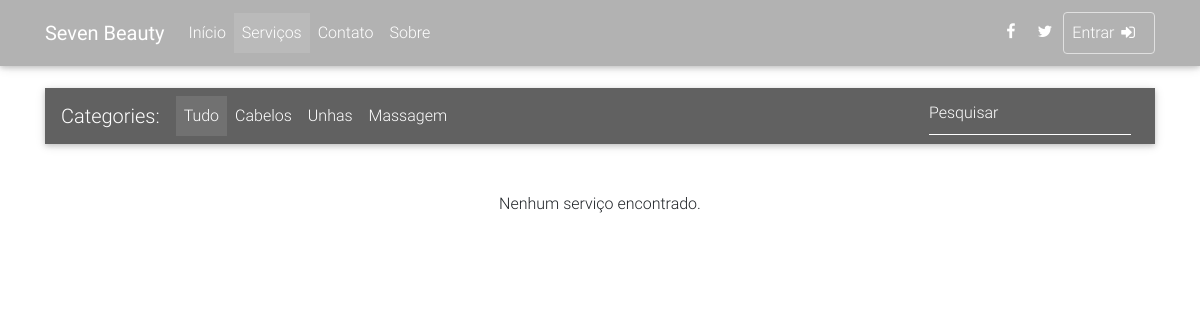
The app's page /services.php, older data.
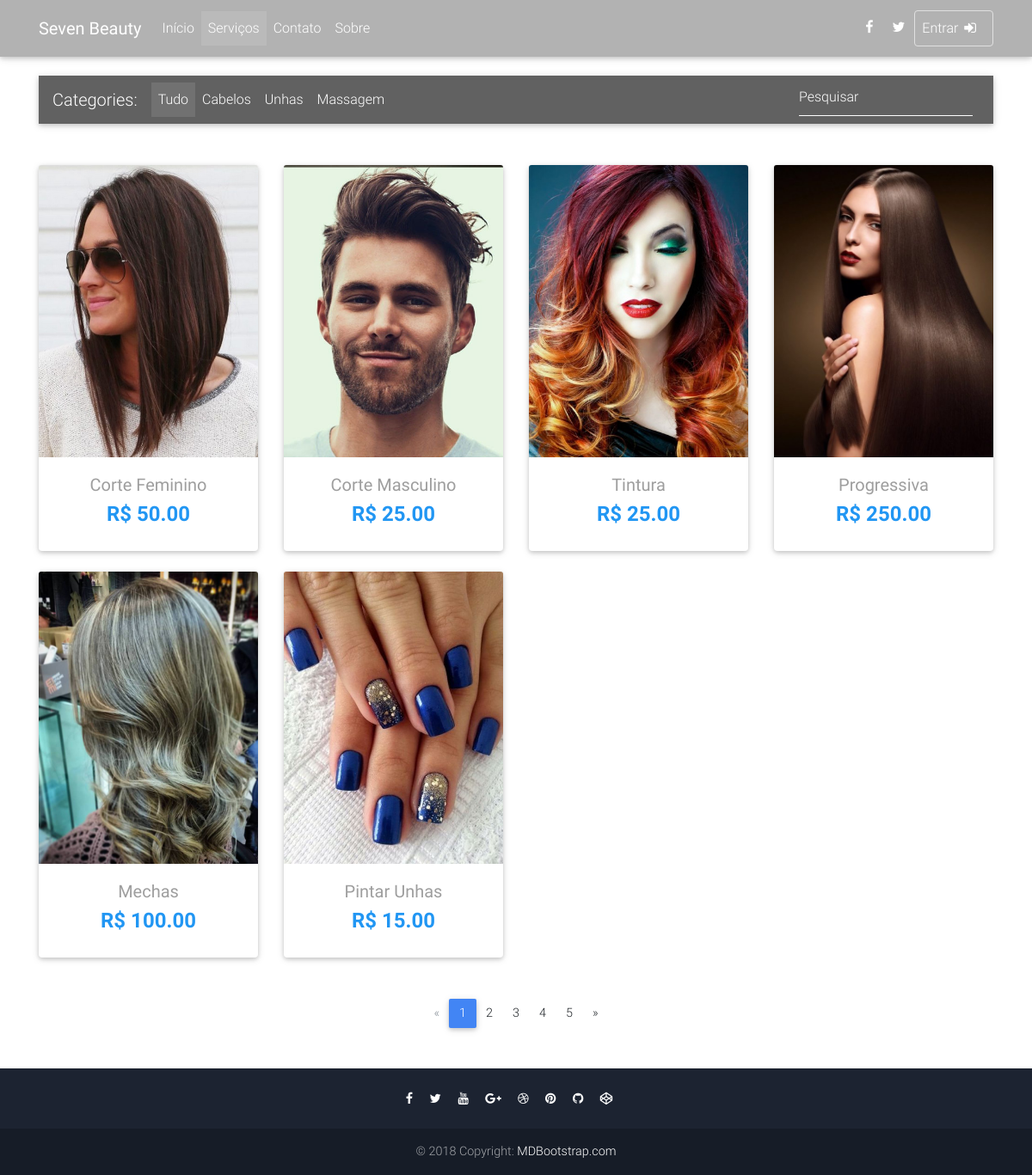
The same page, newer data.
### tables this page shows
CREATE TABLE `servicos` (
  `id` bigint(20) UNSIGNED NOT NULL,
  `nome` varchar(100) NOT NULL,
  `id_categoria_servico` bigint(20) UNSIGNED NOT NULL,
  `preco` decimal(7,2) NOT NULL,
  `duracao` int(11) NOT NULL,
  `ativo` tinyint(1) NOT NULL
);

### dao/DBConnection.php (called while the page is built, shortened)
<?php
Class DBConnection{
	private $database = 'seven_beauty';
	private $host = 'localhost';
	private $user = 'root';
	private $pass = '';
	private $link;
	function connect(){
		$this->link = mysqli_connect($this->host, $this->user, $this->pass);
		mysqli_select_db($this->link, $this->database);
		return TRUE;
	}
	function query($query){
		return mysqli_query($this->link, $query) ;
	}
	function selectOne($query){
		$result = $this->selectMultiple($query);
		if($result){
			$result = mysqli_fetch_array($result);
		}
		return $result;
	}
	function selectMultiple($query){
		return $this->query($query);
	}
}

### dao/Dao.php (called while the page is built, shortened)
<?php
class Dao {
	protected $db;
	protected $nome_tabela;
	function __construct($nome_tabela){
		$this->db = new DBConnection();
		$this->nome_tabela = $nome_tabela;
	}
	function buscaPorPropriedade($propriedade, $valor){
		return "SELECT * FROM ".$this->nome_tabela." WHERE ".$propriedade ." = '".$valor."';";
	}
	function buscaAtivos(){
		$query = $this->buscaPorPropriedade("ativo", VERDADEIRO);
		$result = $this->db->selectMultiple($query);
		if($result){
			$num_rows = mysqli_num_rows($result);
			$ativos = [];
			for($i=0; $i < $num_rows; $i++){
	            $row = mysqli_fetch_array($result);
	            array_push($ativos, $this->fetchObjeto($row));
	        }
	        return $ativos;
    	}
		return FALSO;
	}
	function buscaById($id){
		$query = "SELECT * FROM ".$this->nome_tabela." WHERE id = ".$id.";";
		$result = $this->db->selectOne($query);
		if($result){
			return $this->fetchObjeto($result);
		}
		return FALSE;
	}
}

### dao/ServicoDao.php (called while the page is built, shortened)
<?php
class ServicoDao extends Dao {
	function fetchObjeto($row){
		$id = $row['id'];
		$nome = $row['nome'];
		$cat_class = new CategoriaServicoDao();
		$categoria_servico = $cat_class->buscaById($row['id_categoria_servico']);
		$preco = $row['preco'];
		$duracao = $row['duracao'];
		$ativo = $row['ativo'];
		return new Servico($id, $nome, $categoria_servico, $preco, $duracao, $ativo);
	}
}

### dao/CategoriaServicoDao.php (called while the page is built, shortened)
<?php
class CategoriaServicoDao extends Dao {
	function fetchObjeto($row){
		$id = $row['id'];
		$nome = stripslashes($row['nome']);
		return new CategoriaServico($id, $nome);
	}
}

### model/Servico.php (called while the page is built, shortened)
<?php
class Servico {
	private $id;
	private $nome;
	private $preco;
	function __construct($id, $nome, $categoria, $preco, $duracao, $ativo){
		$this->id = $id;
		$this->nome = $nome;
		$this->preco = $preco;
	}
	function getId(){
		return $this->id;
	}
	function getNome(){
		return $this->nome;
	}
	function getPreco(){
		return $this->preco;
	}
}

### services.php (the view, shortened to what this page needs)
<!DOCTYPE html>
<html lang="en">
<head>
  <?php
  require_once("head.php");
  ?>
</head>
<body>
  <?php require_once("navbar.php") ?>
  <br><br><br>
  <main >
    <div class="container">
      <nav class="navbar navbar-expand-lg navbar-dark grey darken-2 mt-3 mb-5">
        <span class="navbar-brand">Categories:</span>
        <div class="collapse navbar-collapse" id="basicExampleNav">
          <ul class="navbar-nav mr-auto">
            <li class="nav-item active">
              <a class="nav-link" href="#">Tudo
              </a>
            </li>
            <li class="nav-item">
              <a class="nav-link" href="#">Cabelos</a>
            </li>
            <li class="nav-item">
              <a class="nav-link" href="#">Unhas</a>
            </li>
            <li class="nav-item">
              <a class="nav-link" href="#">Massagem</a>
            </li>
          </ul>
          <form class="form-inline">
            <div class="md-form my-0">
              <input class="form-control mr-sm-2" type="text" placeholder="Pesquisar" aria-label="Search">
            </div>
          </form>
        </div>
      </nav>
      <section class="text-center mb-4">
        <?php
          $dao = new ServicoDao();
          $servicos = $dao->buscaAtivos();
          $size = count($servicos);
          if($size <= 0) {
            echo "Nenhum serviço encontrado.";
            die();
          }
          $count = 1;
          foreach($servicos as $servico):
        ?>
          <?php if($count%4 == 1): ?>
          <div class="row wow fadeIn">
          <?php endif; ?>
              <div class="col-lg-3 col-md-6 mb-4">
                <div class="card">
                  <div class="view overlay">
                    <div class="card-img-top" alt="" style="background-image: url('img/beauty/services/service<?php echo $servico->getId(); ?>.jpg');"></div>
                  </div>
                  <div class="card-body text-center">
                    <a href="" class="grey-text">
                      <h5><?php echo $servico->getNome(); ?></h5>
                    </a>
                    <h4 class="font-weight-bold blue-text">
                      <strong>R$ <?php echo $servico->getPreco(); ?></strong>
                    </h4>
                  </div>
                </div>
              </div>
        <?php if($count%4 == 0): ?>
        </div>
        <?php endif; ?>
        <?php
            $count++;
          endforeach;
        ?>
      </section>
      <nav class="d-flex justify-content-center wow fadeIn">
        <ul class="pagination pg-blue">
          <li class="page-item disabled">
            <a class="page-link" href="#" aria-label="Previous">
              <span aria-hidden="true">&laquo;</span>
            </a>
          </li>
          <li class="page-item active">
            <a class="page-link" href="#">1
            </a>
          </li>
          <li class="page-item">
            <a class="page-link" href="#">2</a>
          </li>
          <li class="page-item">
            <a class="page-link" href="#">3</a>
          </li>
          <li class="page-item">
            <a class="page-link" href="#">4</a>
          </li>
          <li class="page-item">
            <a class="page-link" href="#">5</a>
          </li>
          <li class="page-item">
            <a class="page-link" href="#" aria-label="Next">
              <span aria-hidden="true">&raquo;</span>
            </a>
          </li>
        </ul>
      </nav>
    </div>
  </main>
  <?php require_once("footer.php") ?>
</body>
</html>

### head.php (shortened to what this page needs)
<link rel="stylesheet" href="https://maxcdn.bootstrapcdn.com/font-awesome/4.7.0/css/font-awesome.min.css">
<link href="css/bootstrap.min.css" rel="stylesheet">
<link href="css/mdb.min.css" rel="stylesheet">
<link href="css/style.min.css" rel="stylesheet">

### navbar.php (shortened to what this page needs)
<nav class="navbar fixed-top navbar-expand-lg navbar-dark scrolling-navbar">
  <div class="container">
    <a class="navbar-brand" href="<?php echo HOME ?>">
      <strong>Seven Beauty</strong>
    </a>
    <div class="collapse navbar-collapse" id="navbarSupportedContent">
      <?php
        $paginaLink = basename($_SERVER['SCRIPT_NAME']);
        $active = "";
      ?>
      <ul class="navbar-nav mr-auto">
        <li class="nav-item<?php echo $active ?>">
        <?php $active = ""; ?>
          <a class="nav-link" href="<?php echo ROUTE.HOME ?>">Início</a>
        </li>
        <?php
          if(!strcasecmp($paginaLink, SERVICES)) $active = " active";
        ?>
        <li class="nav-item <?php echo $active ?>">
        <?php $active = ""; ?>
          <a class="nav-link" href="<?php echo ROUTE.SERVICES ?>">Serviços</a>
        </li>
        <li class="nav-item<?php echo $active ?>">
        <?php $active = ""; ?>
          <a class="nav-link" href="<?php echo ROUTE.CONTACT ?>">Contato</a>
        </li>
        <li class="nav-item<?php echo $active ?>">
          <a class="nav-link" href="<?php echo ABOUT ?>" >Sobre</a>
        </li>
      </ul>
      <ul class="navbar-nav nav-flex-icons">
        <li class="nav-item">
          <a href="https://www.facebook.com/" class="nav-link" target="_blank">
            <i class="fa fa-facebook"></i>
          </a>
        </li>
        <li class="nav-item">
          <a href="https://twitter.com/" class="nav-link" target="_blank">
            <i class="fa fa-twitter"></i>
          </a>
        </li>
        <?php
          if(isset($_SESSION['logged']) && !strcmp($_SESSION['logged'], VERDADEIRO) && isset($_SESSION['current_user'])):
        ?>
          <div class="btn-group nav-item">
            <a  class="nav-link border border-light rounded dropdown-toggle" data-toggle="dropdown" aria-haspopup="false" aria-expanded="false">Bem Vindo, <?php echo $_SESSION['current_user'] ?></a>
            <div class="dropdown-menu">
              <a class="dropdown-item" href="#">Minha conta</a>
              <div class="dropdown-divider"></div>
              <a class="dropdown-item" href="<?php echo LOGOUT ?>">Sair</a>
            </div>
          </div>
          <?php
            else:
          ?>
            <li class="nav-item">
              <a href="<?php echo LOGIN ?>" class="nav-link border border-light rounded">
                Entrar <i class="fa fa-sign-in mr-2"></i>
              </a>
            </li>
          <?php
            endif;
          ?>
      </ul>
    </div>
  </div>
</nav>

### footer.php
<footer class="page-footer text-center font-small mt-4 wow fadeIn">
  <hr class="my-4">
  <div class="pb-4">
    <a href="https://www.facebook.com/" target="_blank">
      <i class="fa fa-facebook mr-3"></i>
    </a>
    <a href="https://twitter.com/" target="_blank">
      <i class="fa fa-twitter mr-3"></i>
    </a>
    <a href="https://www.youtube.com/" target="_blank">
      <i class="fa fa-youtube mr-3"></i>
    </a>
    <a href="https://plus.google.com/" target="_blank">
      <i class="fa fa-google-plus mr-3"></i>
    </a>
    <a href="https://dribbble.com/" target="_blank">
      <i class="fa fa-dribbble mr-3"></i>
    </a>
    <a href="https://pinterest.com/" target="_blank">
      <i class="fa fa-pinterest mr-3"></i>
    </a>
    <a href="https://github.com/" target="_blank">
      <i class="fa fa-github mr-3"></i>
    </a>
    <a href="http://codepen.io/" target="_blank">
      <i class="fa fa-codepen mr-3"></i>
    </a>
  </div>
  <div class="footer-copyright py-3">
    © 2018 Copyright:
    <a href="https://mdbootstrap.com/bootstrap-tutorial/" target="_blank"> MDBootstrap.com </a>
  </div>
</footer>

### services.php (style rules this page uses)
div.card-img-top { background-position: top center; background-size: cover; height: 530px; }
@media (min-width: 980px) { div.card-img-top { height: 340px; } }

Row changes from the older to the newer data that the page shows:
added servicos: shows a picture, nome "Corte Feminino", preco "50.00"
added servicos: shows a picture, nome "Corte Masculino", preco "25.00"
added servicos: shows a picture, nome "Tintura", preco "25.00"
added servicos: shows a picture, nome "Progressiva", preco "250.00"
added servicos: shows a picture, nome "Mechas", preco "100.00"
added servicos: shows a picture, nome "Pintar Unhas", preco "15.00"
Text that changed along with them:
text no longer shown: "Nenhum serviço encontrado."
text now shown: "« 1 2 3 4 5 » © 2018 Copyright: MDBootstrap.com"
